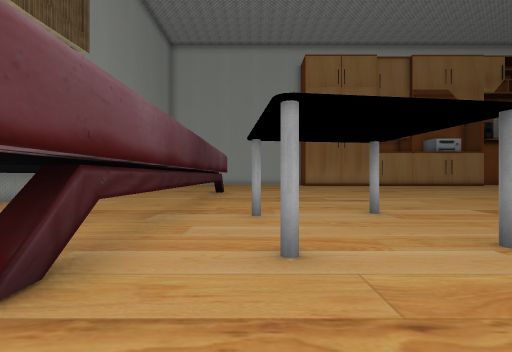
View 1 (above)

22 first-person views from a walk through a 3-D level made in the Unity game engine. The camera is 1.5 m above the floor, looks level and sees 90° across. The floor is counted in squares, 2 m on a side. Each view is taken from the middle of a square. On the plan, view 1 faces up. The plan holds only what a view shows up to about 9 squares ahead; the rest is blank. The place goes on beyond the plan. The player character is not drawn. Some surface patterns are stand-ins.

View 2
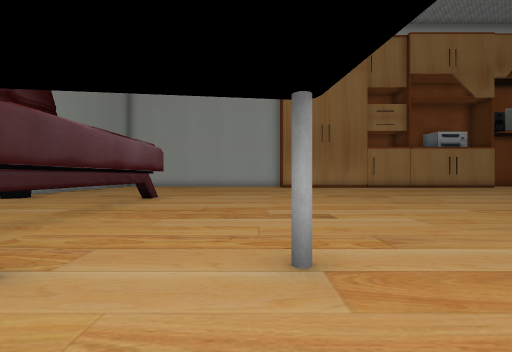

View 3
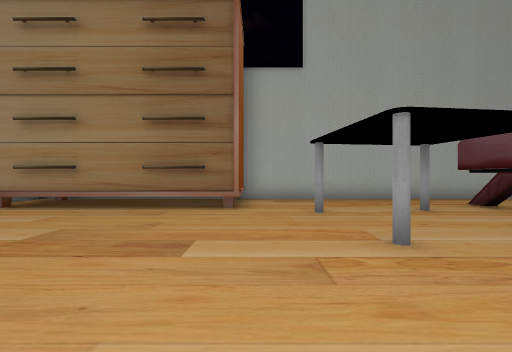

View 4
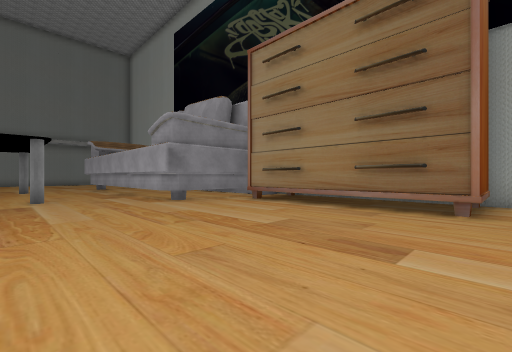

View 5
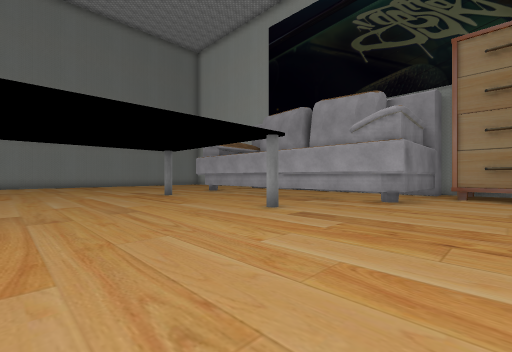

View 6
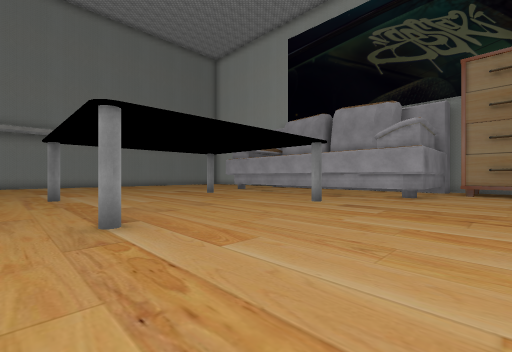

View 7
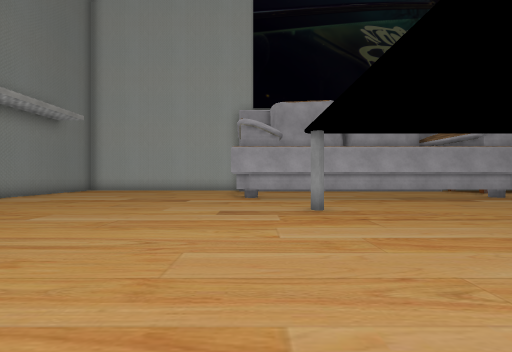

View 8
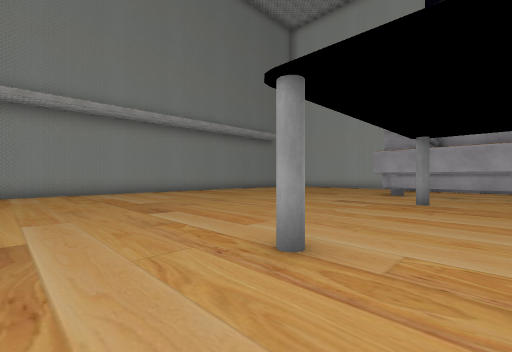

View 9
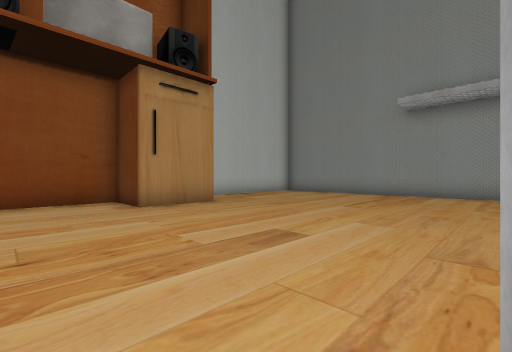

View 10
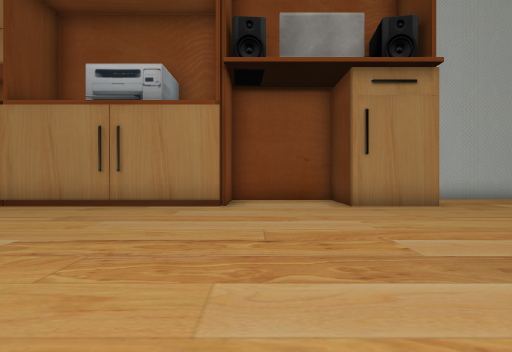

View 11
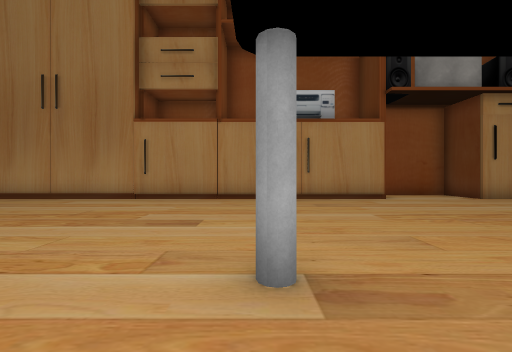

View 12
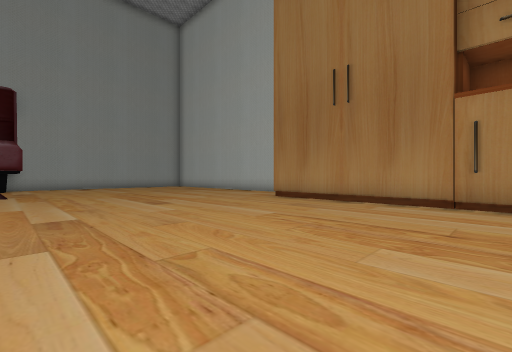

View 13
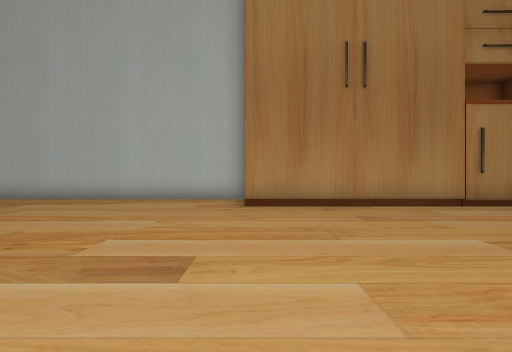

View 14
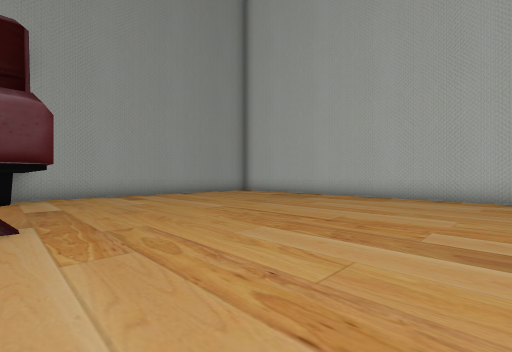

View 15
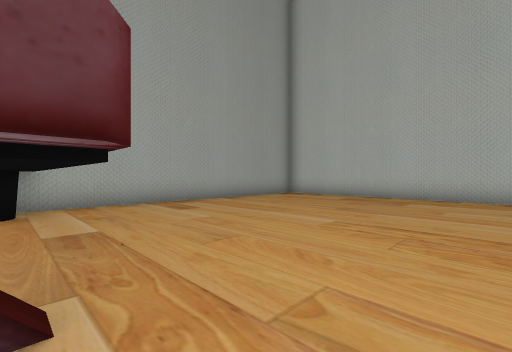

View 16
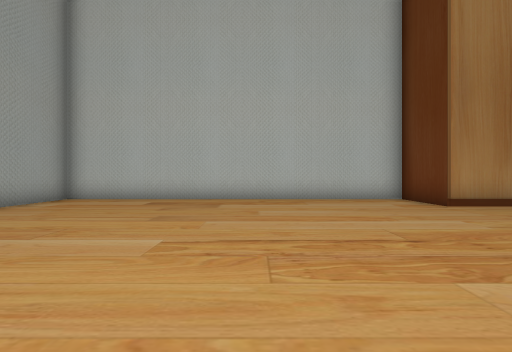

View 17
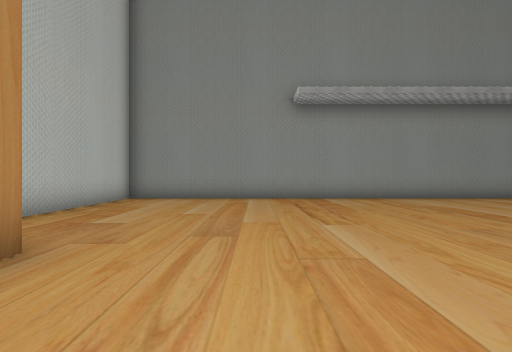

View 18
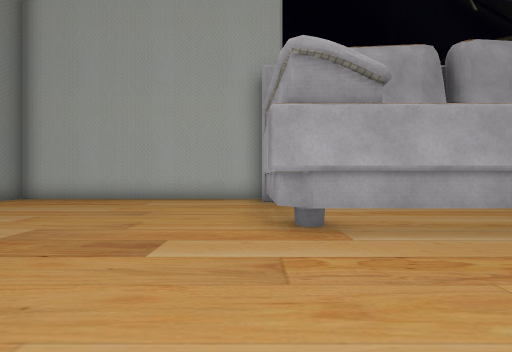

View 19
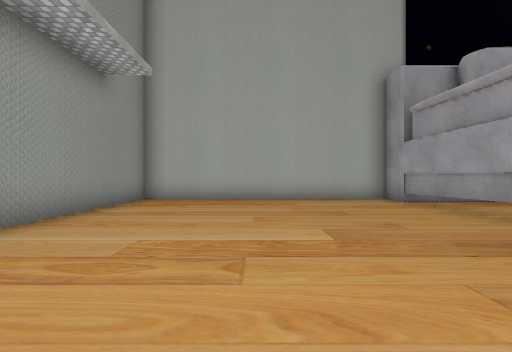

View 20
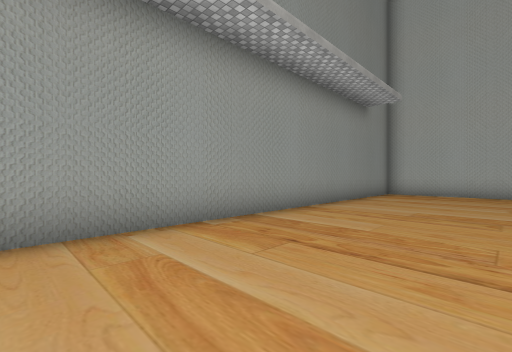

View 21
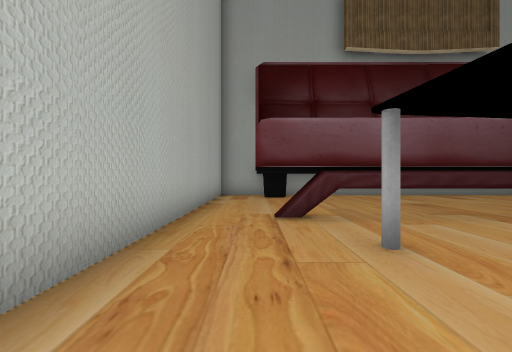

View 22
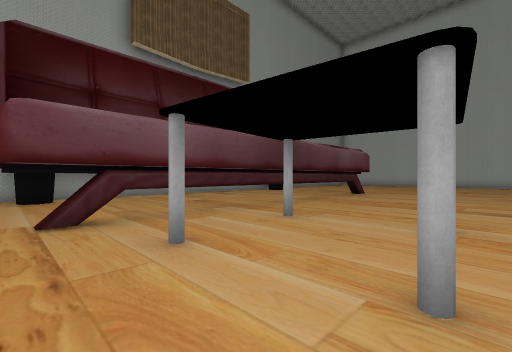

### Floor plan
Key: @ floor where view 1 was taken; # wall or solid block; . floor; T thing the floor can be seen under or through; O other object.
Columns run from 7 left of view 1 to 29 right of it. Each row starts with its distance up from view 1.
 22 ############                   ######
 21 #..........#            #####  .....#
 20 #..........##############...##......#
 19 #...................................#
 18 #...................................#
 17 #...................................#
 16 #...................................#
 15 #...................................#
 14 #...................................#
 13 #...................#.....#.........#
 12 ##   #..............................#
 11   ...T..............................#
 10   ...T..............................#
  9   ...T..............................#
  8 # ...T..............................#
  7 # ...T..............#.....#.........#
  6   ...T..............................#
  5   ...T.O.O..........................#
  4   ...T............##########........#
  3 # ...T............#        #........#
  2 ##...T......#######        #........#
  1 #    .......#              #........#
  0  ......@....#              #........#
 -1  ############              ##########

Where each view was taken, in squares from view 1:
view 1: 0 up, 0 right, facing up
view 2: 3 up, 2 right, facing up
view 3: 8 up, 4 right, facing down
view 4: 8 up, 4 right, facing down-right
view 5: 12 up, 9 right, facing down-right
view 6: 14 up, 9 right, facing down-right
view 7: 13 up, 20 right, facing down
view 8: 15 up, 17 right, facing down-right
view 9: 13 up, 18 right, facing up-right
view 10: 13 up, 18 right, facing up
view 11: 11 up, 13 right, facing up
view 12: 12 up, 10 right, facing up-left
view 13: 13 up, 4 right, facing up
view 14: 12 up, 3 right, facing up-left
view 15: 12 up, 0 right, facing up-left
view 16: 13 up, 1 left, facing up
view 17: 17 up, 20 right, facing right
view 18: 8 up, 21 right, facing down
view 19: 8 up, 25 right, facing down
view 20: 11 up, 25 right, facing down-right
view 21: 1 up, 3 right, facing left
view 22: 1 up, 3 right, facing up-left
